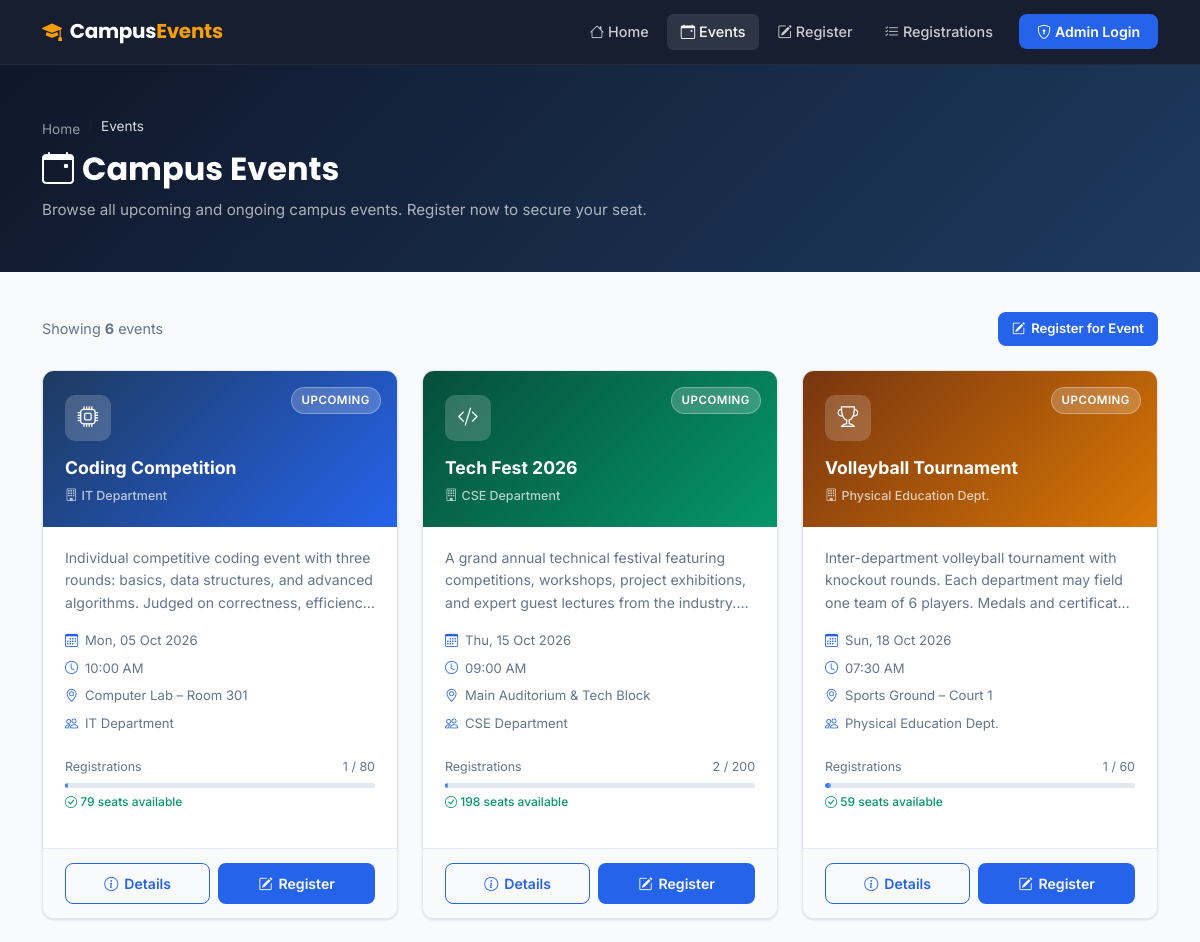
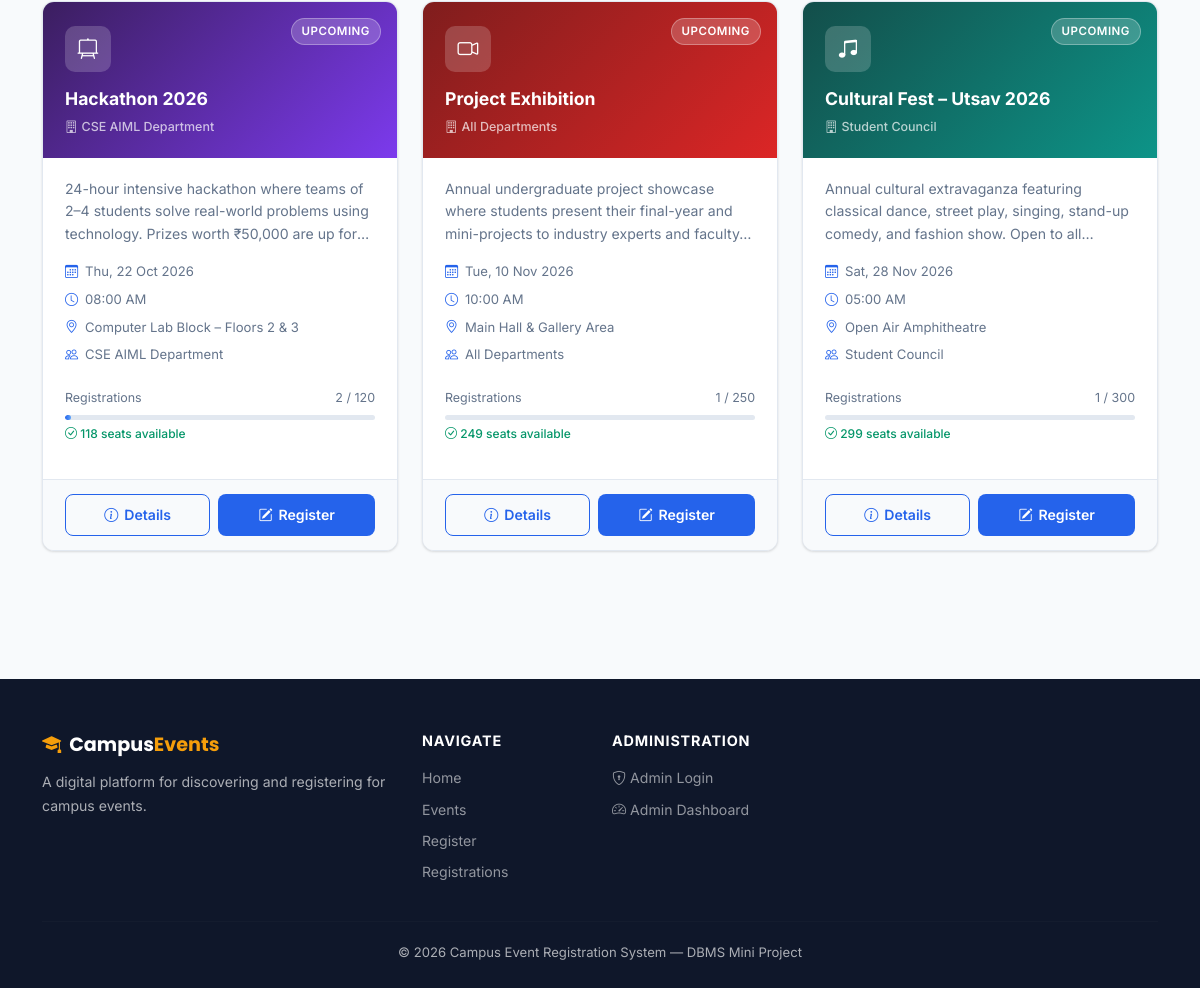
Screenshot of /events.php with the database file from the repository (2 pictures, top to bottom).
### tables this page shows
CREATE TABLE IF NOT EXISTS events (
    id              INT(11)       NOT NULL AUTO_INCREMENT,
    event_name      VARCHAR(150)  NOT NULL,
    description     TEXT          NOT NULL,
    event_date      DATE          NOT NULL,
    event_time      TIME          NOT NULL,
    venue           VARCHAR(200)  NOT NULL,
    organizer       VARCHAR(150)  NOT NULL,
    max_participants INT(11)      NOT NULL DEFAULT 100,
    status          ENUM('upcoming','ongoing','completed','cancelled') NOT NULL DEFAULT 'upcoming',
    created_at      TIMESTAMP     NOT NULL DEFAULT CURRENT_TIMESTAMP,
    PRIMARY KEY (id),
    INDEX idx_status (status),
    INDEX idx_event_date (event_date)
);

### events.php (the view, shortened to what this page needs)
<?php
require_once 'db.php';
$events = [];
$sql = "SELECT e.*,
               (SELECT COUNT(*) FROM registrations r WHERE r.event_id = e.id) AS reg_count
        FROM events e
        ORDER BY e.event_date ASC";
$result = mysqli_query($conn, $sql);
if ($result) {
    while ($row = mysqli_fetch_assoc($result)) {
        $events[] = $row;
    }
}
$card_colors = ['', 'green', 'amber', 'purple', 'red', 'teal'];
$card_icons  = [
    'bi-cpu',
    'bi-code-slash',
    'bi-trophy',
    'bi-easel2',
    'bi-camera-video',
    'bi-music-note-beamed',
];
?>
<!DOCTYPE html>
<html lang="en">
<head>
    <link href="https://cdn.jsdelivr.net/npm/bootstrap@5.3.3/dist/css/bootstrap.min.css" rel="stylesheet">
    <link href="https://cdn.jsdelivr.net/npm/bootstrap-icons@1.11.3/font/bootstrap-icons.min.css" rel="stylesheet">
    <link href="css/style.css" rel="stylesheet">
</head>
<body>
<nav class="navbar navbar-custom navbar-expand-lg" id="mainNav">
    <div class="container">
        <a class="navbar-brand-text" href="index.php">
            <i class="bi bi-mortarboard-fill me-2" style="color:var(--accent);"></i>Campus<span>Events</span>
        </a>
        <div class="collapse navbar-collapse" id="navMenu">
            <ul class="navbar-nav ms-auto align-items-lg-center gap-lg-1">
                <li class="nav-item"><a class="nav-link" href="index.php"><i class="bi bi-house me-1"></i>Home</a></li>
                <li class="nav-item"><a class="nav-link active" href="events.php"><i class="bi bi-calendar-event me-1"></i>Events</a></li>
                <li class="nav-item"><a class="nav-link" href="register.php"><i class="bi bi-pencil-square me-1"></i>Register</a></li>
                <li class="nav-item"><a class="nav-link" href="registrations.php"><i class="bi bi-list-check me-1"></i>Registrations</a></li>
                <li class="nav-item ms-lg-2">
                    <a class="nav-link btn-nav-cta" href="admin/login.php"><i class="bi bi-shield-lock me-1"></i>Admin Login</a>
                </li>
            </ul>
        </div>
    </div>
</nav>
<div class="page-header">
    <div class="container">
        <nav class="page-breadcrumb mb-2" aria-label="breadcrumb">
            <ol class="breadcrumb mb-0">
                <li class="breadcrumb-item"><a href="index.php">Home</a></li>
                <li class="breadcrumb-item active">Events</li>
            </ol>
        </nav>
        <h1><i class="bi bi-calendar-event me-2"></i>Campus Events</h1>
        <p>Browse all upcoming and ongoing campus events. Register now to secure your seat.</p>
    </div>
</div>
<div class="container pb-5">
    <?php if (empty($events)) : ?>
    <div class="empty-state">
        <i class="bi bi-calendar-x"></i>
        <h3>No Events Found</h3>
        <p>No campus events are currently listed. Please check back later!</p>
    </div>
    <?php else : ?>
    <div class="d-flex align-items-center justify-content-between mb-4">
        <p class="mb-0" style="color:var(--text-muted);font-size:.9rem;">
            Showing <strong><?= count($events) ?></strong> event<?= count($events) !== 1 ? 's' : '' ?>
        </p>
        <a href="register.php" class="btn-primary-custom" style="font-size:.82rem;padding:6px 14px;">
            <i class="bi bi-pencil-square"></i> Register for Event
        </a>
    </div>
    <div class="row g-4">
        <?php foreach ($events as $i => $ev) :
            $color      = $card_colors[$i % count($card_colors)];
            $icon       = $card_icons[$i % count($card_icons)];
            $seats_left = $ev['max_participants'] - $ev['reg_count'];
            $pct        = ($ev['max_participants'] > 0)
                          ? min(100, round(($ev['reg_count'] / $ev['max_participants']) * 100))
                          : 0;
            $fill_cls   = ($pct >= 90) ? 'full' : (($pct >= 70) ? 'warn' : '');
            $is_past    = (strtotime($ev['event_date']) < strtotime(date('Y-m-d')));
        ?>
        <div class="col-md-6 col-lg-4">
            <div class="event-card">
                <div class="event-card-header <?= htmlspecialchars($color) ?>">
                    <div class="event-status-badge">
                        <?= $is_past ? 'Completed' : htmlspecialchars(ucfirst($ev['status'])) ?>
                    </div>
                    <div class="event-card-icon">
                        <i class="bi <?= htmlspecialchars($icon) ?>"></i>
                    </div>
                    <div class="event-card-title"><?= htmlspecialchars($ev['event_name']) ?></div>
                    <div class="event-card-organizer">
                        <i class="bi bi-building me-1"></i><?= htmlspecialchars($ev['organizer']) ?>
                    </div>
                </div>
                <div class="event-card-body">
                    <p class="event-card-desc"><?= htmlspecialchars($ev['description']) ?></p>
                    <div class="event-meta-row">
                        <i class="bi bi-calendar3"></i>
                        <?= date('D, d M Y', strtotime($ev['event_date'])) ?>
                    </div>
                    <div class="event-meta-row">
                        <i class="bi bi-clock"></i>
                        <?= date('h:i A', strtotime($ev['event_time'])) ?>
                    </div>
                    <div class="event-meta-row">
                        <i class="bi bi-geo-alt"></i>
                        <?= htmlspecialchars($ev['venue']) ?>
                    </div>
                    <div class="event-meta-row">
                        <i class="bi bi-people"></i>
                        <?= htmlspecialchars($ev['organizer']) ?>
                    </div>
                    <div class="event-seats-bar">
                        <div class="seats-label">
                            <span>Registrations</span>
                            <span><?= $ev['reg_count'] ?> / <?= $ev['max_participants'] ?></span>
                        </div>
                        <div class="seats-progress">
                            <div class="seats-fill <?= $fill_cls ?>" style="width:<?= $pct ?>%"></div>
                        </div>
                        <div style="font-size:.75rem;color:var(--text-muted);margin-top:4px;">
                            <?php if ($seats_left <= 0) : ?>
                                <span style="color:var(--danger);font-weight:600;"><i class="bi bi-x-circle"></i> Seats Full</span>
                            <?php elseif ($seats_left <= 10) : ?>
                                <span style="color:var(--accent-dark);font-weight:600;"><i class="bi bi-exclamation-triangle"></i> Only <?= $seats_left ?> seats left!</span>
                            <?php else : ?>
                                <span style="color:var(--success);font-weight:500;"><i class="bi bi-check-circle"></i> <?= $seats_left ?> seats available</span>
                            <?php endif; ?>
                        </div>
                    </div>
                </div>
                <div class="event-card-footer">
                    <a href="event_details.php?id=<?= (int)$ev['id'] ?>" class="btn-outline-custom flex-fill justify-content-center">
                        <i class="bi bi-info-circle"></i> Details
                    </a>
                    <?php if (!$is_past && $seats_left > 0) : ?>
                    <a href="register.php?event_id=<?= (int)$ev['id'] ?>" class="btn-primary-custom flex-fill justify-content-center">
                        <i class="bi bi-pencil-square"></i> Register
                    </a>
                    <?php endif; ?>
                </div>
            </div>
        </div>
        <?php endforeach; ?>
    </div>
    <?php endif; ?>
</div>
<footer class="footer-custom">
    <div class="container">
        <div class="row gy-4">
            <div class="col-lg-4">
                <div class="footer-brand"><i class="bi bi-mortarboard-fill me-2" style="color:var(--accent);"></i>Campus<span>Events</span></div>
                <p class="footer-desc">A digital platform for discovering and registering for campus events.</p>
            </div>
            <div class="col-lg-2 col-6">
                <div class="footer-heading">Navigate</div>
                <a href="index.php" class="footer-link">Home</a>
                <a href="events.php" class="footer-link">Events</a>
                <a href="register.php" class="footer-link">Register</a>
                <a href="registrations.php" class="footer-link">Registrations</a>
            </div>
            <div class="col-lg-3 col-6">
                <div class="footer-heading">Administration</div>
                <a href="admin/login.php" class="footer-link"><i class="bi bi-shield-lock me-1"></i>Admin Login</a>
                <a href="admin/dashboard.php" class="footer-link"><i class="bi bi-speedometer2 me-1"></i>Admin Dashboard</a>
            </div>
        </div>
        <hr class="footer-divider">
        <div class="footer-bottom">
            &copy; <?= date('Y') ?> Campus Event Registration System &mdash; DBMS Mini Project
        </div>
    </div>
</footer>
</body>
</html>

### rows the page displays
events: status "UPCOMING", event_name "Coding Competition", organizer "IT Department", description "Individual competitive coding event with three rounds: basics, data structures, and advanced algorithms. Judged on correctness,…", event_date "Mon, 05 Oct 2026", event_time "10:00 AM", venue "Computer Lab – Room 301", reg_count "1", max_participants "80", seats_left "79"
events: status "UPCOMING", event_name "Tech Fest 2026", organizer "CSE Department", description "A grand annual technical festival featuring competitions, workshops, project exhibitions, and expert guest lectures from the…", event_date "Thu, 15 Oct 2026", event_time "09:00 AM", venue "Main Auditorium & Tech Block", reg_count "2", max_participants "200", $pct 1 (drawn), seats_left "198"
events: status "UPCOMING", event_name "Volleyball Tournament", organizer "Physical Education Dept.", description "Inter-department volleyball tournament with knockout rounds. Each department may field one team of 6 players. Medals and…", event_date "Sun, 18 Oct 2026", event_time "07:30 AM", venue "Sports Ground – Court 1", reg_count "1", max_participants "60", $pct 2 (drawn), seats_left "59"
events: status "UPCOMING", event_name "Hackathon 2026", organizer "CSE AIML Department", description "24-hour intensive hackathon where teams of 2–4 students solve real-world problems using technology. Prizes worth ₹50,000 are up…", event_date "Thu, 22 Oct 2026", event_time "08:00 AM", venue "Computer Lab Block – Floors 2 & 3", reg_count "2", max_participants "120", seats_left "118"
events: status "UPCOMING", event_name "Project Exhibition", organizer "All Departments", description "Annual undergraduate project showcase where students present their final-year and mini-projects to industry experts and…", event_date "Tue, 10 Nov 2026", event_time "10:00 AM", venue "Main Hall & Gallery Area", reg_count "1", max_participants "250", seats_left "249"
events: status "UPCOMING", event_name "Cultural Fest – Utsav 2026", organizer "Student Council", description "Annual cultural extravaganza featuring classical dance, street play, singing, stand-up comedy, and fashion show. Open to…", event_date "Sat, 28 Nov 2026", event_time "05:00 AM", venue "Open Air Amphitheatre", reg_count "1", max_participants "300", seats_left "299"

### other values shown
count($events) "6"
